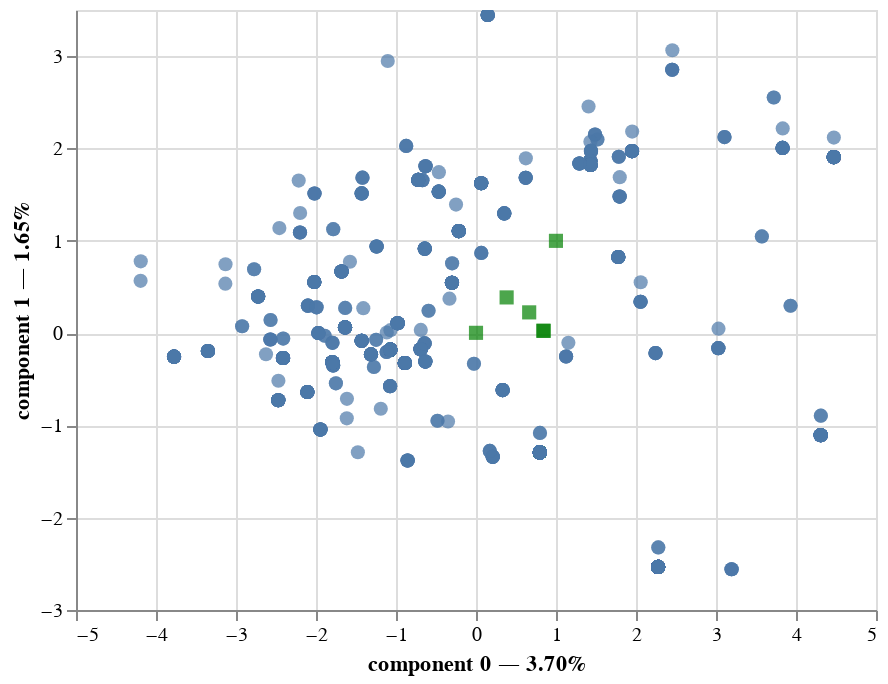

The notebook cell saved with this chart:
### Markdown cell above
## Visualization

### Code cell
famd.plot(
    dataset,
    x_component=0,
    y_component=1
)

### Figure 1 — Vega-Lite specification as saved in the notebook (floating-point values rounded to 4 significant figures; data arrays with more than 128 entries replaced by an {"elided": "..."} marker saying what was removed)
{"config": {"view": {"continuousWidth": 400, "continuousHeight": 300}}, "layer": [{"mark": {"type": "circle", "size": 50}, "encoding": {"tooltip": [{"field": "name", "type": "nominal"}, {"field": "component 0", "type": "quantitative"}, {"field": "component 1", "type": "quantitative"}], "x": {"axis": {"title": "component 0 — 3.70%"}, "field": "component 0", "scale": {"zero": false}, "type": "quantitative"}, "y": {"axis": {"title": "component 1 — 1.65%"}, "field": "component 1", "scale": {"zero": false}, "type": "quantitative"}}, "selection": {"selector001": {"type": "interval", "bind": "scales", "encodings": ["x", "y"]}}}, {"data": {"name": "data-449ea4a3d5b72b27d1f17fab0f824032"}, "mark": {"type": "square", "color": "green", "size": 50}, "encoding": {"tooltip": [{"field": "variable", "type": "nominal"}], "x": {"field": "component 0", "scale": {"zero": false}, "type": "quantitative"}, "y": {"field": "component 1", "scale": {"zero": false}, "type": "quantitative"}}}], "data": {"name": "data-869660b75fd34dfad7f2c03a0f30f9ee"}, "$schema": "https://vega.github.io/schema/vega-lite/v4.17.0.json", "datasets": {"data-869660b75fd34dfad7f2c03a0f30f9ee": {"elided": "1000 records"}, "data-449ea4a3d5b72b27d1f17fab0f824032": [{"variable": "alcohol_by_volume", "component 0": 0.8475, "component 1": 0.02433}, {"variable": "international_bitterness_units", "component 0": 0.6649, "component 1": 0.2243}, {"variable": "standard_reference_method", "component 0": 0.3828, "component 1": 0.3863}, {"variable": "final_gravity", "component 0": 0.8401, "component 1": 0.02511}, {"variable": "is_organic", "component 0": 6.361e-07, "component 1": 0.002685}, {"variable": "style", "component 0": 0.9995, "component 1": 0.9992}]}}
